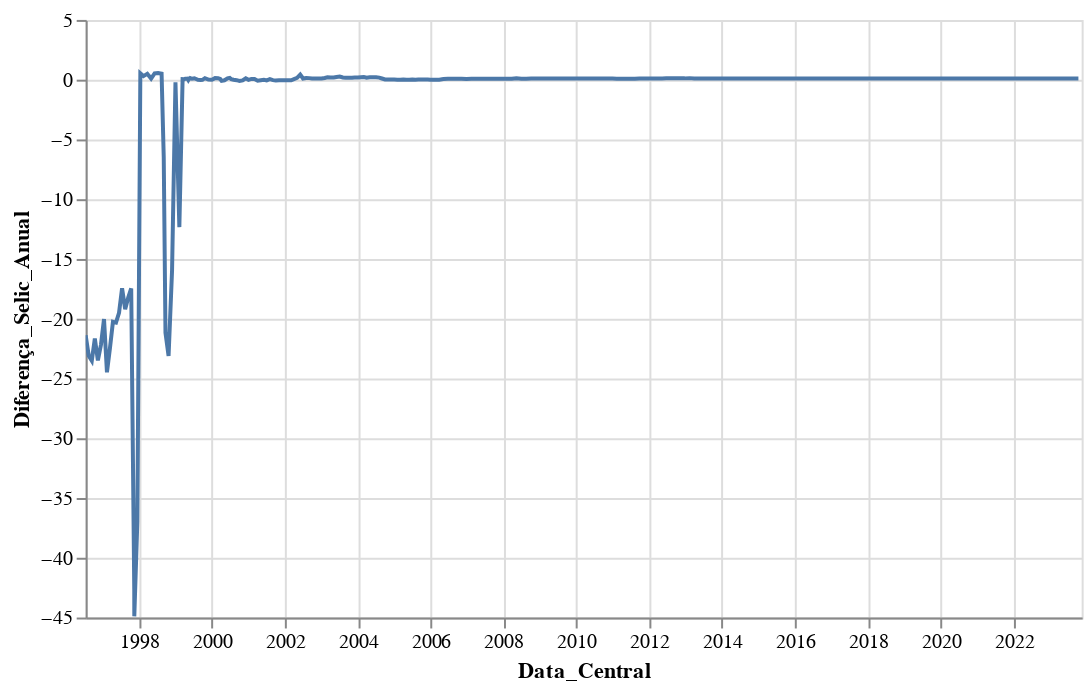

Notebook code for this chart:
### Code cell
import altair as alt

alt.Chart(df_filtered).mark_line().encode(
    x='Data_Central',
    y='Diferença_Selic_Anual'
).interactive(
).properties(
    width=500,
    height=300
)

### Figure 1 — Vega-Lite specification as saved in the notebook (floating-point values rounded to 4 significant figures; data arrays with more than 128 entries replaced by an {"elided": "..."} marker saying what was removed)
{"config": {"view": {"continuousWidth": 300, "continuousHeight": 300}}, "data": {"name": "data-77dd9ee8c00ca5c3f84f7a63fc23147d"}, "mark": {"type": "line"}, "encoding": {"x": {"field": "Data_Central", "type": "temporal"}, "y": {"field": "Diferença_Selic_Anual", "type": "quantitative"}}, "height": 300, "params": [{"name": "param_2", "select": {"type": "interval", "encodings": ["x", "y"]}, "bind": "scales"}], "width": 500, "$schema": "https://vega.github.io/schema/vega-lite/v5.15.1.json", "datasets": {"data-77dd9ee8c00ca5c3f84f7a63fc23147d": {"elided": "266 records"}}}
